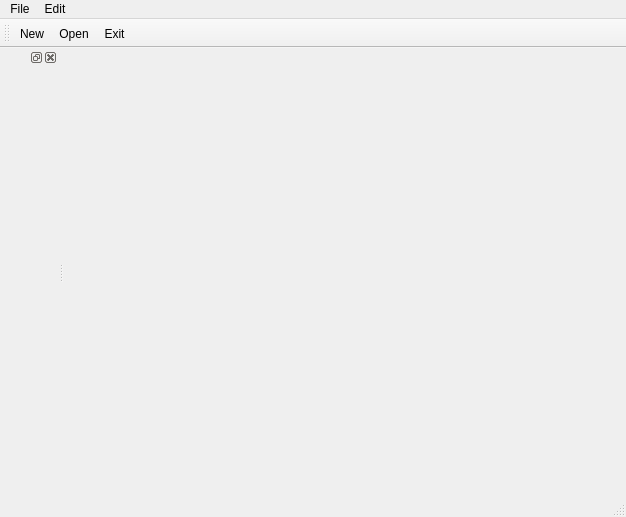
<?xml version="1.0" encoding="UTF-8"?>
<ui version="4.0">
 <class>MainWindow</class>
 <widget class="QMainWindow" name="MainWindow">
  <property name="geometry">
   <rect>
    <x>0</x>
    <y>0</y>
    <width>626</width>
    <height>517</height>
   </rect>
  </property>
  <property name="windowTitle">
   <string>MainWindow</string>
  </property>
  <widget class="QWidget" name="centralwidget"/>
  <widget class="QMenuBar" name="menubar">
   <property name="geometry">
    <rect>
     <x>0</x>
     <y>0</y>
     <width>626</width>
     <height>24</height>
    </rect>
   </property>
   <property name="nativeMenuBar">
    <bool>false</bool>
   </property>
   <widget class="QMenu" name="menuFile">
    <property name="title">
     <string>File</string>
    </property>
    <addaction name="actionNew"/>
    <addaction name="actionOpen"/>
    <addaction name="separator"/>
    <addaction name="actionExit"/>
   </widget>
   <widget class="QMenu" name="menuEdit">
    <property name="title">
     <string>Edit</string>
    </property>
   </widget>
   <addaction name="menuFile"/>
   <addaction name="menuEdit"/>
  </widget>
  <widget class="QToolBar" name="toolBar">
   <property name="windowTitle">
    <string>toolBar</string>
   </property>
   <attribute name="toolBarArea">
    <enum>TopToolBarArea</enum>
   </attribute>
   <attribute name="toolBarBreak">
    <bool>false</bool>
   </attribute>
   <addaction name="actionNew"/>
   <addaction name="actionOpen"/>
   <addaction name="actionExit"/>
  </widget>
  <widget class="QStatusBar" name="statusBar"/>
  <widget class="QDockWidget" name="dockWidget">
   <property name="allowedAreas">
    <set>Qt::BottomDockWidgetArea|Qt::TopDockWidgetArea</set>
   </property>
   <attribute name="dockWidgetArea">
    <number>1</number>
   </attribute>
   <widget class="QWidget" name="dockWidgetContents"/>
  </widget>
  <action name="actionNew">
   <property name="text">
    <string>New</string>
   </property>
  </action>
  <action name="actionOpen">
   <property name="text">
    <string>Open</string>
   </property>
  </action>
  <action name="actionExit">
   <property name="text">
    <string>Exit</string>
   </property>
  </action>
 </widget>
 <resources/>
 <connections/>
</ui>
